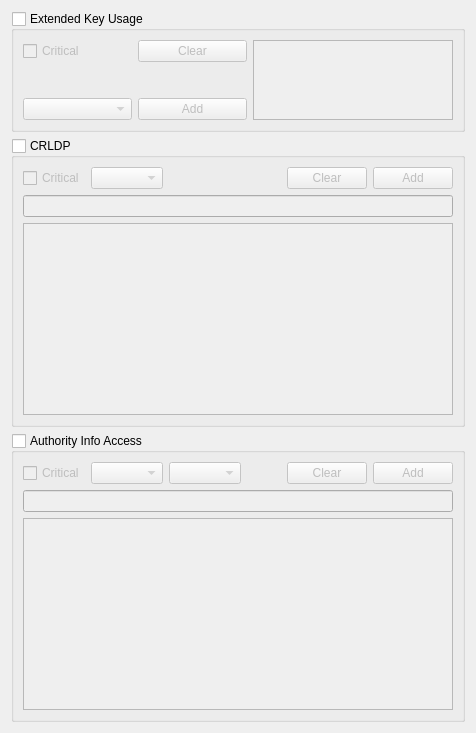
     <widget class="QWidget" name="mExtend2Tab">
      <attribute name="title">
       <string>Extend2</string>
      </attribute>
      <layout class="QVBoxLayout" name="verticalLayout_3">
       <item>
        <widget class="QGroupBox" name="mEKUGroup">
         <property name="minimumSize">
          <size>
           <width>0</width>
           <height>0</height>
          </size>
         </property>
         <property name="title">
          <string>Extended Key Usage</string>
         </property>
         <property name="checkable">
          <bool>true</bool>
         </property>
         <property name="checked">
          <bool>false</bool>
         </property>
         <layout class="QVBoxLayout" name="verticalLayout_11">
          <item>
           <layout class="QGridLayout" name="gridLayout_14">
            <item row="2" column="1">
             <widget class="QPushButton" name="mEKUAddBtn">
              <property name="text">
               <string>Add</string>
              </property>
             </widget>
            </item>
            <item row="0" column="1">
             <widget class="QPushButton" name="mEKUClearBtn">
              <property name="text">
               <string>Clear</string>
              </property>
             </widget>
            </item>
            <item row="1" column="1">
             <spacer name="verticalSpacer_9">
              <property name="orientation">
               <enum>Qt::Vertical</enum>
              </property>
              <property name="sizeType">
               <enum>QSizePolicy::Minimum</enum>
              </property>
              <property name="sizeHint" stdset="0">
               <size>
                <width>20</width>
                <height>10</height>
               </size>
              </property>
             </spacer>
            </item>
            <item row="0" column="0">
             <widget class="QCheckBox" name="mEKUCriticalCheck">
              <property name="text">
               <string>Critical</string>
              </property>
             </widget>
            </item>
            <item row="0" column="2" rowspan="3">
             <widget class="QListWidget" name="mEKUList">
              <property name="maximumSize">
               <size>
                <width>200</width>
                <height>80</height>
               </size>
              </property>
              <property name="contextMenuPolicy">
               <enum>Qt::CustomContextMenu</enum>
              </property>
             </widget>
            </item>
            <item row="2" column="0">
             <widget class="QComboBox" name="mEKUCombo"/>
            </item>
           </layout>
          </item>
         </layout>
        </widget>
       </item>
       <item>
        <widget class="QGroupBox" name="mCRLDPGroup">
         <property name="minimumSize">
          <size>
           <width>0</width>
           <height>100</height>
          </size>
         </property>
         <property name="title">
          <string>CRLDP</string>
         </property>
         <property name="checkable">
          <bool>true</bool>
         </property>
         <property name="checked">
          <bool>false</bool>
         </property>
         <layout class="QVBoxLayout" name="verticalLayout_12">
          <item>
           <layout class="QGridLayout" name="gridLayout_3">
            <item row="0" column="0">
             <widget class="QCheckBox" name="mCRLDPCriticalCheck">
              <property name="text">
               <string>Critical</string>
              </property>
             </widget>
            </item>
            <item row="0" column="4">
             <widget class="QPushButton" name="mCRLDPAddBtn">
              <property name="text">
               <string>Add</string>
              </property>
             </widget>
            </item>
            <item row="0" column="1">
             <widget class="QComboBox" name="mCRLDPCombo"/>
            </item>
            <item row="0" column="3">
             <widget class="QPushButton" name="mCRLDPClearBtn">
              <property name="text">
               <string>Clear</string>
              </property>
             </widget>
            </item>
            <item row="0" column="2">
             <spacer name="horizontalSpacer_7">
              <property name="orientation">
               <enum>Qt::Horizontal</enum>
              </property>
              <property name="sizeHint" stdset="0">
               <size>
                <width>40</width>
                <height>20</height>
               </size>
              </property>
             </spacer>
            </item>
           </layout>
          </item>
          <item>
           <widget class="QLineEdit" name="mCRLDPText"/>
          </item>
          <item>
           <widget class="QTableWidget" name="mCRLDPTable">
            <property name="contextMenuPolicy">
             <enum>Qt::CustomContextMenu</enum>
            </property>
            <attribute name="horizontalHeaderHighlightSections">
             <bool>false</bool>
            </attribute>
            <attribute name="verticalHeaderHighlightSections">
             <bool>false</bool>
            </attribute>
           </widget>
          </item>
         </layout>
        </widget>
       </item>
       <item>
        <widget class="QGroupBox" name="mAIAGroup">
         <property name="minimumSize">
          <size>
           <width>0</width>
           <height>100</height>
          </size>
         </property>
         <property name="title">
          <string>Authority Info Access</string>
         </property>
         <property name="checkable">
          <bool>true</bool>
         </property>
         <property name="checked">
          <bool>false</bool>
         </property>
         <layout class="QVBoxLayout" name="verticalLayout_13">
          <item>
           <layout class="QGridLayout" name="gridLayout_15">
            <item row="0" column="5">
             <widget class="QPushButton" name="mAIAAddBtn">
              <property name="text">
               <string>Add</string>
              </property>
             </widget>
            </item>
            <item row="0" column="0">
             <widget class="QCheckBox" name="mAIACriticalCheck">
              <property name="text">
               <string>Critical</string>
              </property>
             </widget>
            </item>
            <item row="0" column="4">
             <widget class="QPushButton" name="mAIAClearBtn">
              <property name="text">
               <string>Clear</string>
              </property>
             </widget>
            </item>
            <item row="0" column="2">
             <widget class="QComboBox" name="mAIATypeCombo"/>
            </item>
            <item row="0" column="1">
             <widget class="QComboBox" name="mAIATargetCombo"/>
            </item>
            <item row="0" column="3">
             <spacer name="horizontalSpacer_8">
              <property name="orientation">
               <enum>Qt::Horizontal</enum>
              </property>
              <property name="sizeHint" stdset="0">
               <size>
                <width>40</width>
                <height>20</height>
               </size>
              </property>
             </spacer>
            </item>
           </layout>
          </item>
          <item>
           <widget class="QLineEdit" name="mAIAText"/>
          </item>
          <item>
           <widget class="QTableWidget" name="mAIATable">
            <property name="contextMenuPolicy">
             <enum>Qt::CustomContextMenu</enum>
            </property>
            <attribute name="horizontalHeaderHighlightSections">
             <bool>false</bool>
            </attribute>
            <attribute name="verticalHeaderHighlightSections">
             <bool>false</bool>
            </attribute>
           </widget>
          </item>
         </layout>
        </widget>
       </item>
      </layout>
     </widget>
